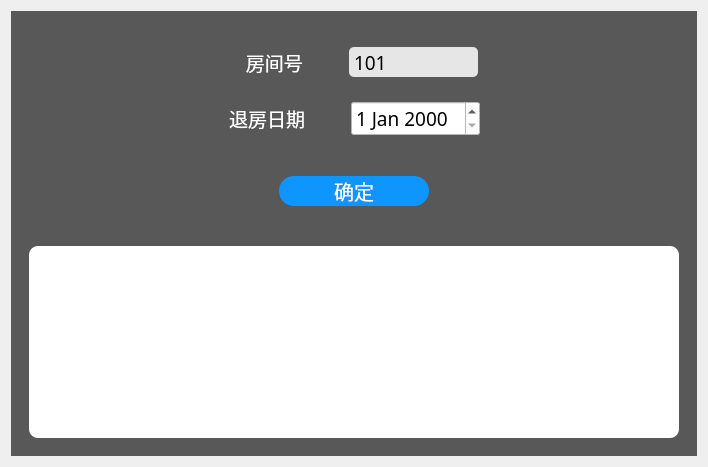
     <widget class="QWidget" name="tab_2">
      <attribute name="title">
       <string>退房操作</string>
      </attribute>
      <layout class="QVBoxLayout" name="verticalLayout" stretch="0">
       <item>
        <widget class="QWidget" name="widget_16" native="true">
         <property name="styleSheet">
          <string notr="true">QWidget
{	
	background-color: rgb(88, 88, 88);
	color:white
}

QDateEdit
{
	color:black;
	background-color:white
}

QComboBox
{
	color:black;
	background-color:white
}

QTextEdit
{
	color:black;
	background-color:white;
}





</string>
         </property>
         <layout class="QHBoxLayout" name="horizontalLayout_17" stretch="2">
          <item>
           <widget class="QWidget" name="widget_14" native="true">
            <layout class="QVBoxLayout" name="verticalLayout_4">
             <item alignment="Qt::AlignHCenter">
              <widget class="QWidget" name="widget_13" native="true">
               <layout class="QVBoxLayout" name="verticalLayout_7">
                <item>
                 <widget class="QWidget" name="widget_11" native="true">
                  <layout class="QHBoxLayout" name="horizontalLayout_9" stretch="2,1,0,2,2">
                   <item>
                    <spacer name="horizontalSpacer_7">
                     <property name="orientation">
                      <enum>Qt::Horizontal</enum>
                     </property>
                     <property name="sizeType">
                      <enum>QSizePolicy::Preferred</enum>
                     </property>
                     <property name="sizeHint" stdset="0">
                      <size>
                       <width>40</width>
                       <height>20</height>
                      </size>
                     </property>
                    </spacer>
                   </item>
                   <item>
                    <widget class="QLabel" name="label_8">
                     <property name="font">
                      <font>
                       <family>微软雅黑</family>
                       <pointsize>14</pointsize>
                      </font>
                     </property>
                     <property name="text">
                      <string>   房间号</string>
                     </property>
                    </widget>
                   </item>
                   <item>
                    <spacer name="horizontalSpacer_11">
                     <property name="orientation">
                      <enum>Qt::Horizontal</enum>
                     </property>
                     <property name="sizeHint" stdset="0">
                      <size>
                       <width>40</width>
                       <height>20</height>
                      </size>
                     </property>
                    </spacer>
                   </item>
                   <item>
                    <widget class="QComboBox" name="comboBoxCheckOut">
                     <property name="sizePolicy">
                      <sizepolicy hsizetype="Minimum" vsizetype="Fixed">
                       <horstretch>0</horstretch>
                       <verstretch>0</verstretch>
                      </sizepolicy>
                     </property>
                     <property name="minimumSize">
                      <size>
                       <width>129</width>
                       <height>30</height>
                      </size>
                     </property>
                     <property name="maximumSize">
                      <size>
                       <width>250</width>
                       <height>16777215</height>
                      </size>
                     </property>
                     <property name="font">
                      <font>
                       <family>微软雅黑</family>
                       <pointsize>14</pointsize>
                      </font>
                     </property>
                     <property name="styleSheet">
                      <string notr="true">
QComboBox
{
	border-radius:5px;
	background-color:rgba(230,230,230);
    color:rgb(0, 0, 0);
    border:0px ;

}

/*点击combox的样式*/
QComboBox:on
{
	border-radius:5px;
	background-color:gray;
    color:rgb(0, 0, 0);
}
/*下拉框的样式*/
QComboBox QAbstractItemView 
{
    outline: 0px solid gray;  /*取消选中虚线*/
    color: rgb(255,255,255);
    background-color: rgb(45,45,45);   
    selection-background-color: rgb(90,90,90);   
}

/*选中每一项的字体颜色和背景颜色*/
QComboBox QAbstractItemView::item:selected 
{
    color: rgb(31,163,246);
	background-color: rgb(90,90,90); 
}

 /*下拉箭头的边框*/
QComboBox::drop-down 
{
	border:none;
}
 /*下拉箭头样式*/
QComboBox::down-arrow 
{
    right:10px;/*控制箭头左右偏移*/

    width: 18px;  
    height: 18px; 
    image: url(:/image/down.png);
}
</string>
                     </property>
                     <item>
                      <property name="text">
                       <string>101</string>
                      </property>
                     </item>
                     <item>
                      <property name="text">
                       <string>102</string>
                      </property>
                     </item>
                     <item>
                      <property name="text">
                       <string>103</string>
                      </property>
                     </item>
                     <item>
                      <property name="text">
                       <string>104</string>
                      </property>
                     </item>
                     <item>
                      <property name="text">
                       <string>105</string>
                      </property>
                     </item>
                     <item>
                      <property name="text">
                       <string>106</string>
                      </property>
                     </item>
                     <item>
                      <property name="text">
                       <string>201</string>
                      </property>
                     </item>
                     <item>
                      <property name="text">
                       <string>202</string>
                      </property>
                     </item>
                     <item>
                      <property name="text">
                       <string>203</string>
                      </property>
                     </item>
                     <item>
                      <property name="text">
                       <string>204</string>
                      </property>
                     </item>
                     <item>
                      <property name="text">
                       <string>205</string>
                      </property>
                     </item>
                     <item>
                      <property name="text">
                       <string>206</string>
                      </property>
                     </item>
                     <item>
                      <property name="text">
                       <string>301</string>
                      </property>
                     </item>
                     <item>
                      <property name="text">
                       <string>302</string>
                      </property>
                     </item>
                     <item>
                      <property name="text">
                       <string>303</string>
                      </property>
                     </item>
                     <item>
                      <property name="text">
                       <string>304</string>
                      </property>
                     </item>
                     <item>
                      <property name="text">
                       <string>305</string>
                      </property>
                     </item>
                     <item>
                      <property name="text">
                       <string>306</string>
                      </property>
                     </item>
                     <item>
                      <property name="text">
                       <string>401</string>
                      </property>
                     </item>
                     <item>
                      <property name="text">
                       <string>402</string>
                      </property>
                     </item>
                     <item>
                      <property name="text">
                       <string>403</string>
                      </property>
                     </item>
                     <item>
                      <property name="text">
                       <string>404</string>
                      </property>
                     </item>
                     <item>
                      <property name="text">
                       <string>405</string>
                      </property>
                     </item>
                     <item>
                      <property name="text">
                       <string>406</string>
                      </property>
                     </item>
                    </widget>
                   </item>
                   <item>
                    <spacer name="horizontalSpacer_9">
                     <property name="orientation">
                      <enum>Qt::Horizontal</enum>
                     </property>
                     <property name="sizeType">
                      <enum>QSizePolicy::Preferred</enum>
                     </property>
                     <property name="sizeHint" stdset="0">
                      <size>
                       <width>40</width>
                       <height>20</height>
                      </size>
                     </property>
                    </spacer>
                   </item>
                  </layout>
                 </widget>
                </item>
                <item>
                 <widget class="QWidget" name="widget_12" native="true">
                  <layout class="QHBoxLayout" name="horizontalLayout_10" stretch="2,1,0,2,2">
                   <item>
                    <spacer name="horizontalSpacer_8">
                     <property name="orientation">
                      <enum>Qt::Horizontal</enum>
                     </property>
                     <property name="sizeType">
                      <enum>QSizePolicy::Preferred</enum>
                     </property>
                     <property name="sizeHint" stdset="0">
                      <size>
                       <width>40</width>
                       <height>20</height>
                      </size>
                     </property>
                    </spacer>
                   </item>
                   <item>
                    <widget class="QLabel" name="label_9">
                     <property name="font">
                      <font>
                       <family>微软雅黑</family>
                       <pointsize>14</pointsize>
                      </font>
                     </property>
                     <property name="text">
                      <string>退房日期</string>
                     </property>
                    </widget>
                   </item>
                   <item>
                    <spacer name="horizontalSpacer_12">
                     <property name="orientation">
                      <enum>Qt::Horizontal</enum>
                     </property>
                     <property name="sizeHint" stdset="0">
                      <size>
                       <width>40</width>
                       <height>20</height>
                      </size>
                     </property>
                    </spacer>
                   </item>
                   <item>
                    <widget class="QDateEdit" name="dateEditCheckOut">
                     <property name="enabled">
                      <bool>false</bool>
                     </property>
                     <property name="sizePolicy">
                      <sizepolicy hsizetype="Minimum" vsizetype="Fixed">
                       <horstretch>0</horstretch>
                       <verstretch>0</verstretch>
                      </sizepolicy>
                     </property>
                     <property name="minimumSize">
                      <size>
                       <width>129</width>
                       <height>0</height>
                      </size>
                     </property>
                     <property name="maximumSize">
                      <size>
                       <width>250</width>
                       <height>16777215</height>
                      </size>
                     </property>
                     <property name="font">
                      <font>
                       <family>微软雅黑</family>
                       <pointsize>14</pointsize>
                      </font>
                     </property>
                     <property name="styleSheet">
                      <string notr="true">/*日历*/
QCalendarWidget QHeaderView {
    qproperty-minimumSectionSize:0;
}
QCalendarWidget QMenu{
    background-color: rgb(81,81,81);
}
#qt_calendar_calendarview {
    background-color: rgba(255,255,255,1);
    font: 16px;
}
#qt_calendar_monthbutton {
    background-color: rgba(51,51,51,1);
}
#qt_calendar_yearbutton {
    background-color: rgba(51,51,51,1);
}
#qt_calendar_yearedit{
	background-color: rgba(51,51,51,1);
}

#qt_calendar_navigationbar {
    background-color: rgba(51,51,51,1);
}
QToolButton#qt_calendar_prevmonth {
    background-color: rgba(51,51,51,1);
    border: none;
}
QToolButton#qt_calendar_nextmonth {
    background-color: rgba(51,51,51,1);
    border: none;
}
QCalendarWidget QAbstractItemView {
    /*color: gray;*/
}</string>
                     </property>
                    </widget>
                   </item>
                   <item>
                    <spacer name="horizontalSpacer_10">
                     <property name="orientation">
                      <enum>Qt::Horizontal</enum>
                     </property>
                     <property name="sizeType">
                      <enum>QSizePolicy::Preferred</enum>
                     </property>
                     <property name="sizeHint" stdset="0">
                      <size>
                       <width>40</width>
                       <height>20</height>
                      </size>
                     </property>
                    </spacer>
                   </item>
                  </layout>
                 </widget>
                </item>
                <item>
                 <spacer name="verticalSpacer_8">
                  <property name="orientation">
                   <enum>Qt::Vertical</enum>
                  </property>
                  <property name="sizeType">
                   <enum>QSizePolicy::Preferred</enum>
                  </property>
                  <property name="sizeHint" stdset="0">
                   <size>
                    <width>20</width>
                    <height>25</height>
                   </size>
                  </property>
                 </spacer>
                </item>
                <item alignment="Qt::AlignHCenter">
                 <widget class="QPushButton" name="pushButtonCheckOut">
                  <property name="minimumSize">
                   <size>
                    <width>150</width>
                    <height>0</height>
                   </size>
                  </property>
                  <property name="font">
                   <font>
                    <family>Microsoft Yahei</family>
                    <pointsize>-1</pointsize>
                    <weight>50</weight>
                    <italic>false</italic>
                    <bold>false</bold>
                   </font>
                  </property>
                  <property name="styleSheet">
                   <string notr="true">QPushButton
{
    font-family:Microsoft Yahei;
    font:20px;
    color:white;
    background-color:rgb(14 , 150 , 254);
    border-radius:15px;
    height:30px;
    width:30px;
}

QPushButton:hover
{
    background-color:rgb(44 , 137 , 255);
}

QPushButton:pressed
{
    background-color:rgb(14 , 135 , 228);
    padding-left:3px;
    padding-top:3px;
}
</string>
                  </property>
                  <property name="text">
                   <string>确定</string>
                  </property>
                 </widget>
                </item>
                <item>
                 <spacer name="verticalSpacer_7">
                  <property name="orientation">
                   <enum>Qt::Vertical</enum>
                  </property>
                  <property name="sizeType">
                   <enum>QSizePolicy::Fixed</enum>
                  </property>
                  <property name="sizeHint" stdset="0">
                   <size>
                    <width>20</width>
                    <height>25</height>
                   </size>
                  </property>
                 </spacer>
                </item>
               </layout>
              </widget>
             </item>
             <item alignment="Qt::AlignHCenter">
              <widget class="QTextEdit" name="textEdit">
               <property name="minimumSize">
                <size>
                 <width>650</width>
                 <height>0</height>
                </size>
               </property>
               <property name="font">
                <font>
                 <family>微软雅黑</family>
                 <pointsize>14</pointsize>
                </font>
               </property>
               <property name="styleSheet">
                <string notr="true">	border-radius: 9px;</string>
               </property>
               <property name="readOnly">
                <bool>true</bool>
               </property>
              </widget>
             </item>
            </layout>
           </widget>
          </item>
         </layout>
        </widget>
       </item>
      </layout>
     </widget>
